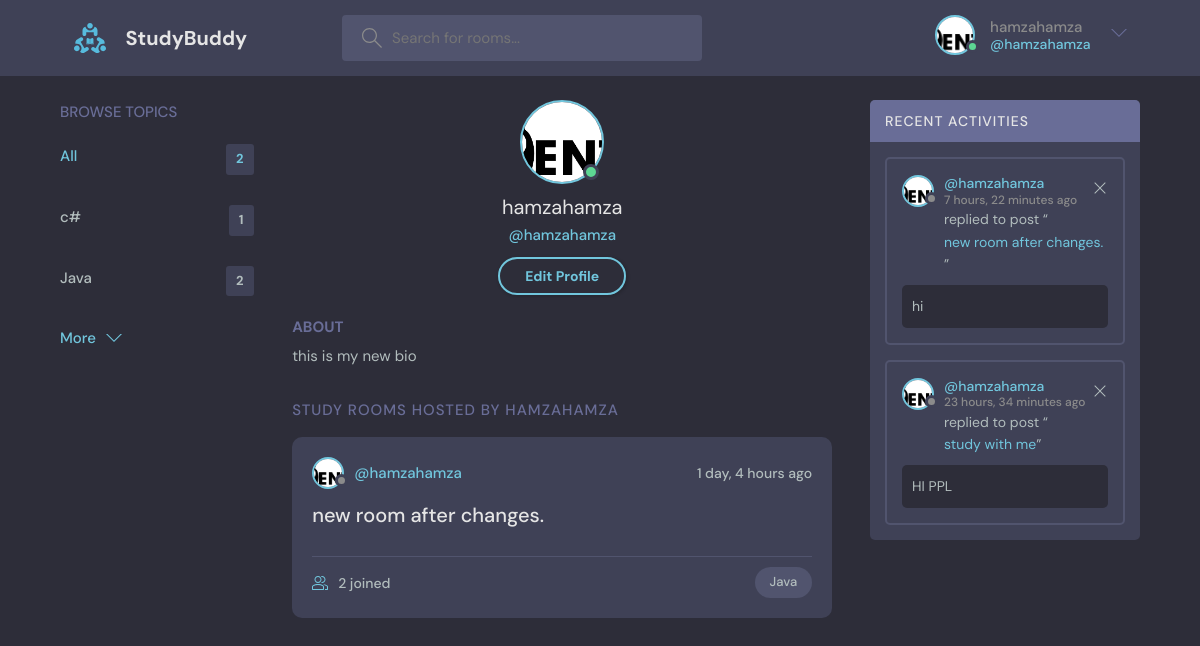
Page /profile/3/ (signed in) on the committed database.
### base/models.py (models this page shows, shortened)
class Profile(models.Model):
    user= models.OneToOneField(User,on_delete=models.CASCADE)
    bio = models.TextField(null=True, blank=True)
    avatar= models.ImageField(null=True,default='avatar.svg')

class Topic(models.Model):
    name = models.CharField(max_length=200)

class Room(models.Model):
    host =models.ForeignKey(User, on_delete=models.SET_NULL,null=True)
    topic = models.ForeignKey(Topic, on_delete=models.SET_NULL,null=True)
    name = models.CharField(max_length=200)
    description = models.TextField(null=True, blank=True)
    participants = models.ManyToManyField(User,related_name='participants',blank=True)
    updated = models.DateTimeField(auto_now=True)
    created = models.DateTimeField(auto_now_add=True)
    class Meta:
        ordering= ['-updated','-created']
    def __str__(self) :
        return self.name

class message(models.Model):
    user = models.ForeignKey(User,on_delete=models.CASCADE)
    room = models.ForeignKey(Room, on_delete=models.CASCADE)
    body = models.TextField()
    updated = models.DateTimeField(auto_now=True)
    created = models.DateTimeField(auto_now_add=True)
    class Meta:
        ordering= ['-updated','-created']

### base/views.py (the view)
# urls.py: path('profile/<str:pk>/',views.userProfile,name='user-profile'),
def userProfile(request,pk):
    user= User.objects.get(id=pk)
    profile=  Profile.objects.get(user=user)
    rooms=user.room_set.all()
    room_message = user.message_set.all()
    topics = Topic.objects.all()
    context={'user':user,
    'rooms':rooms,
    'room_messages':room_message,
    'topics':topics,
    'profile':profile
    }
    return render(request,'base/profile.html',context)

### base/templates/base/profile.html
{% extends 'main.html' %}
{% block content %}
  <main class="profile-page layout layout--3">
    <div class="container">
      {% include 'base/topics_component.html' %}
      <div class="roomList">
        <div class="profile">
          <div class="profile__avatar">
            <div class="avatar avatar--large active">
              <img src="{{user.profile.avatar.url}}" />
            </div>
          </div>
          <div class="profile__info">
            <h3>{{user.username}}</h3>
            <p>@{{user.username}}</p>
            {% if request.user == user %}
            <a href="{%url 'edit-profile'%}" class="btn btn--main btn--pill">Edit Profile</a>
            {%endif%}
          </div>
          <div class="profile__about">
            <h3>About</h3>
            <p>
              {{profile.bio}}
            </p>
          </div>
        </div>
        <div class="roomList__header">
          <div>
            <h2>Study Rooms Hosted by {{user.username}}</a>
            </h2>
          </div>
        </div>
        {% include 'base/feed_component.html'%}
      </div>
      {% include 'base/activity_component.html' %}
    </div>
  </main>
{%endblock content %}

### templates/navbar.html (shortened to what this page needs)
{% load static%}
<header class="header header--loggedIn">
<div class="container">
    <a href="{%url 'home' %} " class="header__logo">
      <img src="{% static 'images/logo.svg' %}" />
      <h1>StudyBuddy</h1>
    </a>
    <form class="header__search" method="GET" action="{%url 'home' %}" >
      <label>
        <input name="q" placeholder="Search for rooms..."  autocomplete="off"/>
      </label>
    </form>
    <nav class="header__menu">
      {% if request.user.is_authenticated %}
      <div class="header__user">
        <a href="{%url 'update-user'%}">
          <div class="avatar avatar--medium active">
            <img src="{{request.user.profile.avatar.url}}" />
          </div>
          <p>{{request.user}} <span>@{{request.user}}</span></p>
        </a>
        <button class="dropdown-button">
          <svg version="1.1" xmlns="http://www.w3.org/2000/svg" width="32" height="32" viewBox="0 0 32 32">
            <title>chevron-down</title>
            <path d="M16 21l-13-13h-3l16 16 16-16h-3l-13 13z"></path>
          </svg>
        </button>
      </div>
      {%else%}
      Not Logged In
      <a href="{% url 'login'%}">
        <img src="{% static 'images/avatar.svg'%}" />
        <p>Login</p>
      </a>
      {% endif %}
    </nav>
  </div>
</header>

### base/templates/base/topics_component.html
<div class="topics">
    <div class="topics__header">
      <h2>Browse Topics</h2>
    </div>
    <ul class="topics__list">
      <li>
        <a href="{%url 'home'%}" class="active">All <span>{{topics.count}}</span></a>
      </li>
      {%for topic in topics%}
      <li>
        <a href="{% url 'home' %}?q={{topic.name}}">{{topic.name}} <span>{{topic.room_set.all.count}}</span></a>
      </li>
    {%endfor%}
    </ul>
    <a class="btn btn--link" href="{%url 'browse-topics' %}">
      More
      <svg version="1.1" xmlns="http://www.w3.org/2000/svg" width="32" height="32" viewBox="0 0 32 32">
        <title>chevron-down</title>
        <path d="M16 21l-13-13h-3l16 16 16-16h-3l-13 13z"></path>
      </svg>
    </a>
  </div>

### base/templates/base/feed_component.html (shortened to what this page needs)
{%for room in rooms  %}
<div class="roomListRoom">
  <div class="roomListRoom__header">
    <a href="{%url 'user-profile' room.host.id%}" class="roomListRoom__author">
      <div class="avatar avatar--small">
        <img src="{{room.host.profile.avatar.url}}" />
      </div>
      <span>@{{room.host.username}}</span>
    </a>
    <div class="roomListRoom__actions">
      <span>{{room.created|timesince}} ago</span>
    </div>
  </div>
  <div class="roomListRoom__content">
    <a href="{% url 'room' room.id %}">{{room.name}}</a>
  </div>
  <div class="roomListRoom__meta">
    <a href="{% url 'room' room.id %}" class="roomListRoom__joined">
      {{room.participants.all.count}} joined
    </a>
    <p class="roomListRoom__topic"> {{room.topic.name}} </p>
  </div>
</div>
{%endfor%}

### base/templates/base/activity_component.html
<div class="activities">
    <div class="activities__header">
      <h2>Recent Activities</h2>
    </div>
    {%for msg in room_messages%}
    <div class="activities__box">
      <div class="activities__boxHeader roomListRoom__header">
        <a href="{% url 'user-profile' msg.user.id %}" class="roomListRoom__author">
          <div class="avatar avatar--small">
            <img src="{{msg.user.profile.avatar.url}}" />
          </div>
          <p>
            @{{msg.user}}
            <span>{{msg.created|timesince}} ago</span>
          </p>
        </a>
        {% if request.user == msg.user %}
        <div class="roomListRoom__actions">
          <a href="{%url 'delete-message' msg.id%}">
            <svg version="1.1" xmlns="http://www.w3.org/2000/svg" width="32" height="32" viewBox="0 0 32 32">
              <title>remove</title>
              <path
                d="M27.314 6.019l-1.333-1.333-9.98 9.981-9.981-9.981-1.333 1.333 9.981 9.981-9.981 9.98 1.333 1.333 9.981-9.98 9.98 9.98 1.333-1.333-9.98-9.98 9.98-9.981z"
              ></path>
            </svg>
          </a>
        </div>
        {%endif%}
      </div>
      <div class="activities__boxContent">
        <p>replied to post “<a href="{% url 'room' msg.room.id%}">{{msg.room}}</a>”</p>
        <div class="activities__boxRoomContent">
          {{msg.body}}
        </div>
      </div>
    </div>
    {%endfor%}
  </div>

### rows in the picture
Topic: name "c#", room_set.all.count "1"
Topic: name "Java", room_set.all.count "2"
Profile: bio "this is my new bio"
Room: host.profile.avatar (picture), host.username "hamzahamza", created "1 day, 4 hours", name "new room after changes.", participants.all.count "2", topic.name "Java"
message: user.profile.avatar (picture), user "hamzahamza", created "7 hours, 22 minutes", room "new room after changes.", body "hi"
message: user.profile.avatar (picture), user "hamzahamza", created "23 hours, 34 minutes", room "study with me", body "HI PPL"

### other values in the picture
{{ request.user }} "hamzahamza"
{{ topics.count }} "2"
{{ user.username }} "hamzahamza"
{{ user.username }} "HAMZAHAMZA"
